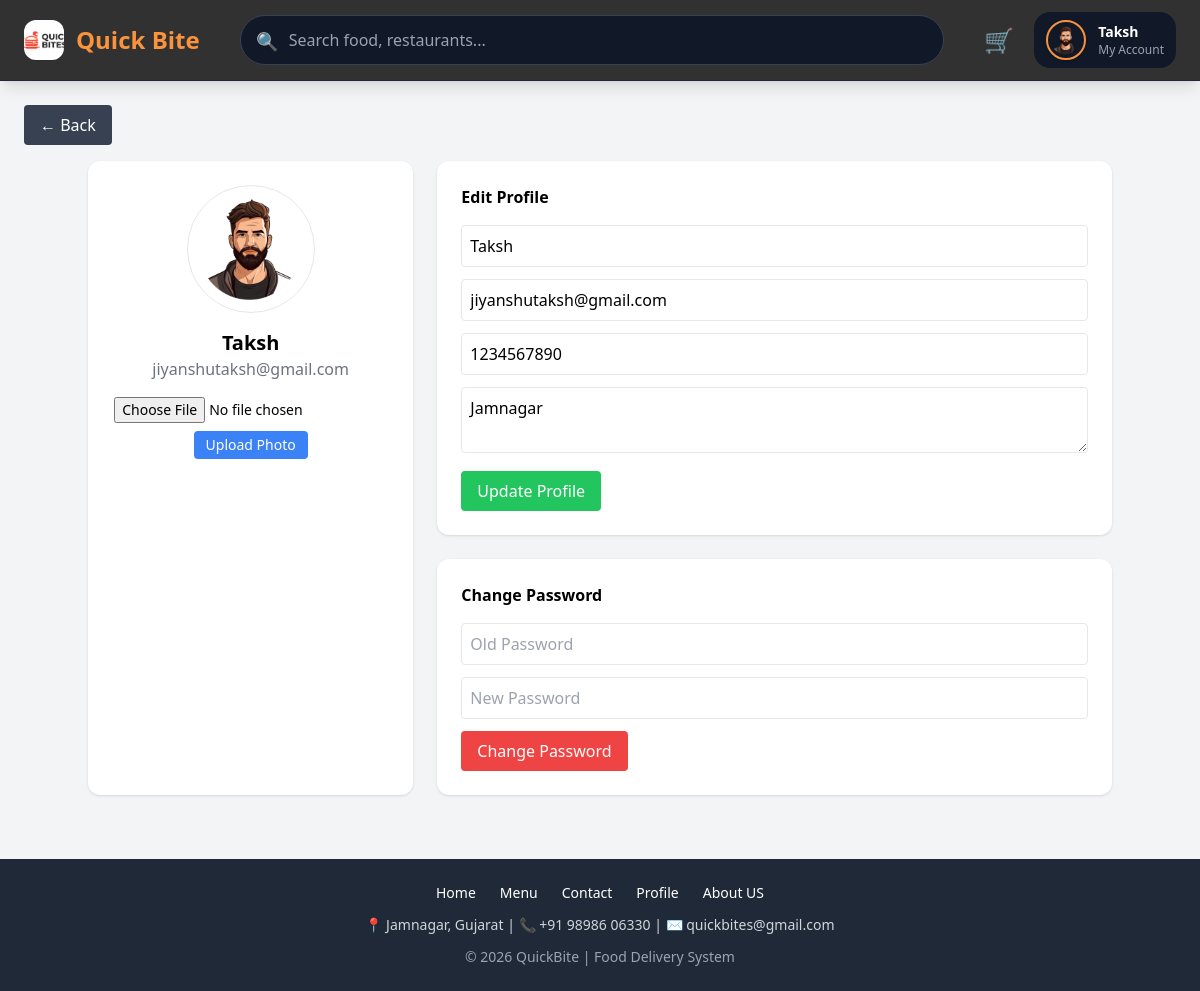
The app's page /profile.php (signed in) with its own data.
### tables this page shows
CREATE TABLE `settings` (
  `id` int(11) NOT NULL DEFAULT 1,
  `site_name` varchar(100) DEFAULT NULL,
  `logo` varchar(255) DEFAULT NULL,
  `contact_email` varchar(100) DEFAULT NULL,
  `contact_phone` varchar(20) DEFAULT NULL
);

CREATE TABLE `users` (
  `user_id` int(11) NOT NULL,
  `name` varchar(100) DEFAULT NULL,
  `email` varchar(100) DEFAULT NULL,
  `password` varchar(255) DEFAULT NULL,
  `phone` varchar(15) DEFAULT NULL,
  `address` text DEFAULT NULL,
  `created_at` timestamp NOT NULL DEFAULT current_timestamp(),
  `status` enum('active','blocked') DEFAULT 'active',
  `image` varchar(255) DEFAULT NULL
);

### profile.php (the view, shortened to what this page needs)
<?php
include("db.php");
$user_id = $_SESSION['user_id'] ?? 0;
$result = mysqli_query($conn, "SELECT * FROM users WHERE user_id='$user_id'");
$user = mysqli_fetch_assoc($result);
$photo = !empty($user['image'])
    ? "uploads/" . $user['image']
    : "https://via.placeholder.com/150";
?>
<!DOCTYPE html>
<html>
<head>
<script src="https://cdn.tailwindcss.com"></script>
</head>
<body class="bg-gray-100">
<?php include("assets/navbar.php"); ?>
<div class="p-6">
<button onclick="history.back()"
class="mb-4 bg-gray-700 text-white px-4 py-2 rounded hover:bg-gray-800">
← Back
</button>
<div class="max-w-5xl mx-auto grid md:grid-cols-3 gap-6">
<div class="bg-white p-6 rounded-xl shadow text-center">
<img src="<?php echo $photo; ?>"
class="w-32 h-32 rounded-full mx-auto border object-cover mb-4">
<h2 class="text-xl font-bold">
<?php echo htmlspecialchars($user['name']); ?>
</h2>
<p class="text-gray-500">
<?php echo htmlspecialchars($user['email']); ?>
</p>
<form method="POST" enctype="multipart/form-data" class="mt-4">
<input type="file" name="photo" class="text-sm mb-2">
<button name="upload_photo"
class="bg-blue-500 text-white px-3 py-1 rounded text-sm">
Upload Photo
</button>
</form>
</div>
<div class="md:col-span-2 space-y-6">
<div class="bg-white p-6 rounded-xl shadow">
<h3 class="font-bold mb-4">Edit Profile</h3>
<form method="POST">
<input type="text" name="name"
value="<?php echo htmlspecialchars($user['name']); ?>"
class="w-full border p-2 mb-3 rounded" placeholder="Name">
<input type="email" name="email"
value="<?php echo htmlspecialchars($user['email']); ?>"
class="w-full border p-2 mb-3 rounded" placeholder="Email">
<input type="text" name="phone"
value="<?php echo htmlspecialchars($user['phone']); ?>"
class="w-full border p-2 mb-3 rounded" placeholder="Phone">
<textarea name="address"
class="w-full border p-2 mb-3 rounded"><?php echo htmlspecialchars($user['address']); ?></textarea>
<button name="update_profile"
class="bg-green-500 text-white px-4 py-2 rounded">
Update Profile
</button>
</form>
</div>
<div class="bg-white p-6 rounded-xl shadow">
<h3 class="font-bold mb-4">Change Password</h3>
<form method="POST">
<input type="password" name="old_password"
class="w-full border p-2 mb-3 rounded"
placeholder="Old Password" required>
<input type="password" name="new_password"
class="w-full border p-2 mb-3 rounded"
placeholder="New Password" required>
<button name="change_password"
class="bg-red-500 text-white px-4 py-2 rounded">
Change Password
</button>
</form>
</div>
</div>
</div>
</div>
<?php include("assets/footer.php"); ?>
</body>
</html>

### assets/navbar.php (shortened to what this page needs)
<?php
include("db.php");
$user_id = $_SESSION['user_id'] ?? 0;
$settings = mysqli_fetch_assoc(mysqli_query($conn,
"SELECT * FROM settings LIMIT 1"
));
$user = null;
if($user_id){
    $user = mysqli_fetch_assoc(mysqli_query($conn,
    "SELECT * FROM users WHERE user_id='$user_id'"
    ));
}
?>
<script src="https://cdn.tailwindcss.com"></script>
<nav class="bg-black/80 backdrop-blur-md text-white sticky top-0 z-50 border-b border-gray-800 shadow-lg">
<div class="max-w-7xl mx-auto px-6 py-3 flex items-center justify-between">
    <a href="index.php"
    class="flex items-center gap-3 text-2xl font-extrabold text-orange-400">
        <?php if(!empty($settings['logo'])){ ?>
            <img src="admin/uploads/<?php echo $settings['logo']; ?>"
            class="h-10 w-10 rounded-xl object-cover shadow">
        <?php } else { ?>
            🍔
        <?php } ?>
        <span>
            <?php echo $settings['site_name'] ?? 'QuickBites'; ?>
        </span>
    </a>
    <form action="home.php"
    class="flex-1 mx-10 hidden lg:block">
        <div class="relative">
            <input
                type="text"
                name="search"
                placeholder="Search food, restaurants..."
                class="w-full pl-12 pr-4 py-3 bg-gray-900 border border-gray-700 rounded-full text-white focus:ring-2 focus:ring-orange-400 outline-none transition">
            <span class="absolute left-4 top-3 text-gray-400 text-lg">
                🔍
            </span>
        </div>
    </form>
    <div class="flex items-center gap-5">
        <a href="cart.php"
        class="relative text-2xl hover:scale-110 transition">
            🛒
        </a>
        <div class="relative hidden md:block">
        <?php if($user_id && $user){ ?>
            <button onclick="toggleDropdown(event)"
            class="flex items-center gap-3 bg-gray-900 hover:bg-gray-800 px-3 py-2 rounded-2xl transition">
                <?php if(!empty($user['image'])){ ?>
                    <img src="uploads/<?php echo $user['image']; ?>"
                    class="h-10 w-10 rounded-full object-cover border-2 border-orange-400 shadow">
                <?php } ?>
                <div class="text-left">
                    <p class="font-semibold text-sm">
                        <?php echo $user['name']; ?>
                    </p>
                    <p class="text-xs text-gray-400">
                        My Account
                    </p>
                </div>
            </button>
        <?php } ?>
        </div>
    </div>
</div>
</nav>

### records on screen
settings: logo (picture), site_name "Quick Bite"
users: image (picture), name "Taksh", email "jiyanshutaksh@gmail.com", phone "1234567890", address "Jamnagar"
